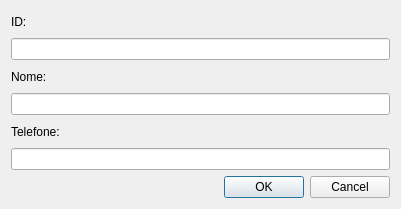
<?xml version="1.0" encoding="UTF-8"?>
<ui version="4.0">
 <class>Form</class>
 <widget class="QWidget" name="Form">
  <property name="geometry">
   <rect>
    <x>0</x>
    <y>0</y>
    <width>401</width>
    <height>209</height>
   </rect>
  </property>
  <property name="windowTitle">
   <string>Form</string>
  </property>
  <layout class="QHBoxLayout" name="horizontalLayout">
   <item>
    <layout class="QVBoxLayout" name="verticalLayout">
     <item>
      <widget class="QLabel" name="pidLabel">
       <property name="text">
        <string>ID:</string>
       </property>
      </widget>
     </item>
     <item>
      <widget class="QLineEdit" name="pid"/>
     </item>
     <item>
      <widget class="QLabel" name="nameLabel">
       <property name="text">
        <string>Nome:</string>
       </property>
      </widget>
     </item>
     <item>
      <widget class="QLineEdit" name="name"/>
     </item>
     <item>
      <widget class="QLabel" name="phoneLabel">
       <property name="text">
        <string>Telefone:</string>
       </property>
      </widget>
     </item>
     <item>
      <widget class="QLineEdit" name="phone"/>
     </item>
     <item>
      <widget class="QDialogButtonBox" name="buttonBox">
       <property name="standardButtons">
        <set>QDialogButtonBox::Cancel|QDialogButtonBox::Ok</set>
       </property>
      </widget>
     </item>
    </layout>
   </item>
  </layout>
  <action name="actionEdit_provider">
   <property name="text">
    <string>Edit_provider</string>
   </property>
   <property name="toolTip">
    <string>Editar fornecedor</string>
   </property>
   <property name="shortcut">
    <string>Ctrl+E</string>
   </property>
  </action>
 </widget>
 <resources/>
 <connections>
  <connection>
   <sender>buttonBox</sender>
   <signal>accepted()</signal>
   <receiver>Form</receiver>
   <slot>save()</slot>
   <hints>
    <hint type="sourcelabel">
     <x>341</x>
     <y>184</y>
    </hint>
    <hint type="destinationlabel">
     <x>175</x>
     <y>201</y>
    </hint>
   </hints>
  </connection>
  <connection>
   <sender>buttonBox</sender>
   <signal>rejected()</signal>
   <receiver>Form</receiver>
   <slot>cancel()</slot>
   <hints>
    <hint type="sourcelabel">
     <x>281</x>
     <y>188</y>
    </hint>
    <hint type="destinationlabel">
     <x>194</x>
     <y>181</y>
    </hint>
   </hints>
  </connection>
  <connection>
   <sender>pid</sender>
   <signal>textChanged(QString)</signal>
   <receiver>Form</receiver>
   <slot>reloadRow()</slot>
   <hints>
    <hint type="sourcelabel">
     <x>318</x>
     <y>48</y>
    </hint>
    <hint type="destinationlabel">
     <x>398</x>
     <y>21</y>
    </hint>
   </hints>
  </connection>
  <connection>
   <sender>name</sender>
   <signal>textChanged(QString)</signal>
   <receiver>Form</receiver>
   <slot>reloadRow()</slot>
   <hints>
    <hint type="sourcelabel">
     <x>238</x>
     <y>99</y>
    </hint>
    <hint type="destinationlabel">
     <x>398</x>
     <y>94</y>
    </hint>
   </hints>
  </connection>
  <connection>
   <sender>phone</sender>
   <signal>textChanged(QString)</signal>
   <receiver>Form</receiver>
   <slot>reloadRow()</slot>
   <hints>
    <hint type="sourcelabel">
     <x>246</x>
     <y>155</y>
    </hint>
    <hint type="destinationlabel">
     <x>398</x>
     <y>150</y>
    </hint>
   </hints>
  </connection>
 </connections>
 <slots>
  <slot>save()</slot>
  <slot>cancel()</slot>
  <slot>reloadRow()</slot>
 </slots>
</ui>
